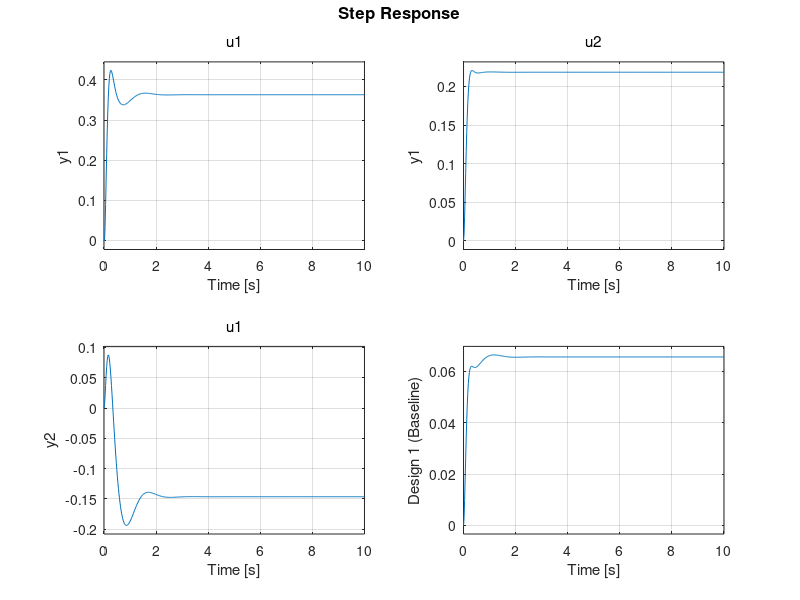

This figure's MATLAB source: (Note: this script raises an error after producing the figure.)
% task2_lqr_design.m
% This script performs all steps for Task 2:
% 1. Defines system matrices A, B, C.
% 2. Iteratively designs LQR controllers by adjusting weighting matrices Q and R.
% 3. Simulates and analyzes the performance of each design.

clear; clc; close all;

%% Step 1: System Definition
% --- User-specific parameters ---
a = 8; b = 4; c = 0; d = 1;
fprintf('Using parameters: a=%d, b=%d, c=%d, d=%d\n\n', a, b, c, d);

% --- Matrix Definitions (as per your correct version) ---
A = zeros(4, 4);
A(1,1) = -8.8487 + (a - b) / 5; A(1,2) = -0.0399; A(1,3) = -5.5500 + (c * d + 5) / 10; A(1,4) = 3.5846;
A(2,1) = -4.5740; A(2,2) = 2.5010 * (d + 5) / (c + 5); A(2,3) = -4.3662; A(2,4) = -1.1183 - (a - c) / 20;
A(3,1) = 3.7698; A(3,2) = 16.1212 - c / 5; A(3,3) = -18.2103 + (a + d) / (b + 4); A(3,4) = 4.4936;
A(4,1) = -8.5645 - (a - b) / (c + d + 2); A(4,2) = 8.3742; A(4,3) = -4.4331; A(4,4) = -7.7181 * (c + 5) / (b + 5);

B = zeros(4, 2);
B(1,1) = 0.0564 + b / (10 + c); B(1,2) = 0.0319;
B(2,1) = 0.0165 - (c + d - 5) / (1000 + 20 * a); B(2,2) = -0.02;
B(3,1) = 4.4939; B(3,2) = 1.5985 * (a + 10) / (b + 12);
B(4,1) = -1.4269; B(4,2) = -0.2730;

C = zeros(2, 4);
C(1,1) = -3.2988; C(1,2) = -2.1932 + (10 * c + d) / (100 + 5 * a); C(1,3) = 0.0370; C(1,4) = -0.0109;
C(2,1) = 0.2922 - (a * b) / 500; C(2,2) = -2.1506; C(2,3) = -0.0104; C(2,4) = 0.0163;

n = size(A, 1);
x0 = [0.5; -0.1; 0.3; -0.8];
t_sim = 0:0.01:20;

%% Step 2: LQR Design and Iteration
% We will test three different sets of Q and R to discuss their effects.

% --- Design 1: Baseline (Q = C'C, R = I) ---
fprintf('--- LQR Design 1: Baseline ---\n');
Q1 = C' * C;
R1 = eye(2);
K1 = lqr(A, B, Q1, R1);
sys_cl1 = ss(A - B * K1, B, C, 0);
fprintf('K1 (Q=C''C, R=I):\n');
disp(K1);

% --- Design 2: Aggressive Control (Increased Q/R ratio) ---
fprintf('\n--- LQR Design 2: Aggressive Control ---\n');
Q2 = 10 * (C' * C); % Penalize state error more
R2 = 0.1 * eye(2);  % Allow more control effort
K2 = lqr(A, B, Q2, R2);
sys_cl2 = ss(A - B * K2, B, C, 0);
fprintf('K2 (Q=10*C''C, R=0.1*I):\n');
disp(K2);

% --- Design 3: Conservative Control (Decreased Q/R ratio) ---
fprintf('\n--- LQR Design 3: Conservative Control ---\n');
Q3 = C' * C;
R3 = 10 * eye(2); % Penalize control effort more
K3 = lqr(A, B, Q3, R3);
sys_cl3 = ss(A - B * K3, B, C, 0);
fprintf('K3 (Q=C''C, R=10*I):\n');
disp(K3);

%% Step 3: Simulation and Performance Analysis

% --- Step Response Comparison ---
figure('Position', [100, 100, 700, 500]); % [left, bottom, width, height]
% --- Design 1 ---
subplot(3,1,1); 
step(sys_cl1, 10); 
grid on;
title(''); 
ylabel('Design 1 (Baseline)'); 
info1 = stepinfo(sys_cl1);
% --- Design 2 ---
subplot(3,1,2);
step(sys_cl2, 10); 
grid on;
title('');
ylabel('Design 2 (Aggressive)');
info2 = stepinfo(sys_cl2);
% --- Design 3 ---
subplot(3,1,3);
step(sys_cl3, 10); 
grid on;
title(''); 
ylabel('Design 3 (Conservative)');
info3 = stepinfo(sys_cl3);

% Adds a general title to the entire picture window
sgtitle('Step Response Comparison for Different Q/R Ratios');

% --- Display Performance Metrics ---
fprintf('\n--- Performance Metrics from Step Response ---\n');
fprintf('Design 1 (Baseline):\n');
fprintf('  Output 1: Overshoot = %.2f%%, SettlingTime = %.3f s\n', info1(1).Overshoot, info1(1).SettlingTime);
fprintf('  Output 2: Overshoot = %.2f%%, SettlingTime = %.3f s\n', info1(2).Overshoot, info1(2).SettlingTime);
fprintf('Design 2 (Aggressive):\n');
fprintf('  Output 1: Overshoot = %.2f%%, SettlingTime = %.3f s\n', info2(1).Overshoot, info2(1).SettlingTime);
fprintf('  Output 2: Overshoot = %.2f%%, SettlingTime = %.3f s\n', info2(2).Overshoot, info2(2).SettlingTime);
fprintf('Design 3 (Conservative):\n');
fprintf('  Output 1: Overshoot = %.2f%%, SettlingTime = %.3f s\n', info3(1).Overshoot, info3(1).SettlingTime);
fprintf('  Output 2: Overshoot = %.2f%%, SettlingTime = %.3f s\n', info3(2).Overshoot, info3(2).SettlingTime);

% --- Initial Condition Response & Control Effort Comparison ---
[~, ~, x_ic1] = initial(sys_cl1, x0, t_sim);
u_ic1 = -K1 * x_ic1';
[~, ~, x_ic2] = initial(sys_cl2, x0, t_sim);
u_ic2 = -K2 * x_ic2';
[~, ~, x_ic3] = initial(sys_cl3, x0, t_sim);
u_ic3 = -K3 * x_ic3';

figure;
% Plot state responses
subplot(3,2,1); plot(t_sim, x_ic1); title('State Response - Design 1'); legend('x1','x2','x3','x4'); grid on;
subplot(3,2,3); plot(t_sim, x_ic2); title('State Response - Design 2'); legend('x1','x2','x3','x4'); grid on;
subplot(3,2,5); plot(t_sim, x_ic3); title('State Response - Design 3'); xlabel('Time (s)'); legend('x1','x2','x3','x4'); grid on;

% Plot control signals
subplot(3,2,2); plot(t_sim, u_ic1); title('Control Signal - Design 1'); legend('u1','u2'); grid on;
subplot(3,2,4); plot(t_sim, u_ic2); title('Control Signal - Design 2'); legend('u1','u2'); grid on;
subplot(3,2,6); plot(t_sim, u_ic3); title('Control Signal - Design 3'); xlabel('Time (s)'); legend('u1','u2'); grid on;
sgtitle('Initial Condition Response and Control Effort Comparison');

fprintf('\nTask 2 simulation complete. Please analyze the figures.\n');
